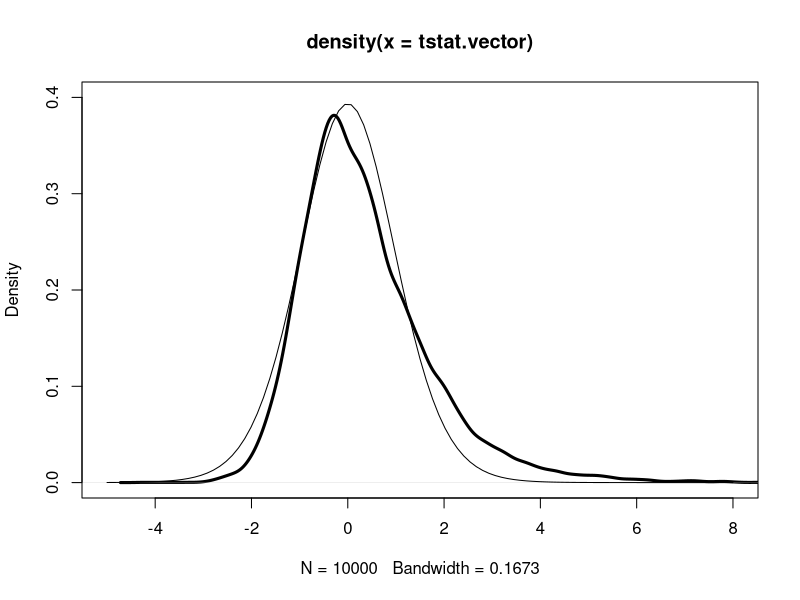

Reproduce this figure in R.
#insert required packages reference here

x=rnorm(10,mean=50,sd=10)
y=rnorm(10,mean=50,sd=10)
m=length(x)
n=length(y)
sp=sqrt(((m-1)*sd(x)^2+(n-1)*sd(y)^2)/(m+n-2))
t.stat=(mean(x)-mean(y))/(sp*sqrt(1/m+1/n))

tstatistic=function(x,y)
{
m=length(x)
n=length(y)
sp=sqrt(((m-1)*sd(x)^2+(n-1)*sd(y)^2)/(m+n-2))
t.stat=(mean(x)-mean(y))/(sp*sqrt(1/m+1/n))
return(t.stat)
}

data.x=c(1,4,3,6,5)
data.y=c(5,4,7,6,10)
tstatistic(data.x, data.y)


# simulation algorithm for normal populations

alpha=.1; m=10; n=10 # sets alpha, m, n
N=10000 # sets the number of simulations
n.reject=0 # counter of num. of rejections
for (i in 1:N)
{
x=rnorm(m,mean=0,sd=1) # simulates xs from population 1
y=rnorm(n,mean=0,sd=1) # simulates ys from population 2
t.stat=tstatistic(x,y) # computes the t statistic
if (abs(t.stat)>qt(1-alpha/2,n+m-2))
   n.reject=n.reject+1 # reject if |t| exceeds critical pt
}
true.sig.level=n.reject/N # est. is proportion of rejections

# simulation algorithm for normal and exponential populations
# storing the values of the t statistic in vector tstat

m=10; n=10 
my.tsimulation=function()
  tstatistic(rnorm(m,mean=10,sd=2), rexp(n,rate=1/10))
tstat.vector=replicate(10000, my.tsimulation())

plot(density(tstat.vector),xlim=c(-5,8),ylim=c(0,.4),lwd=3)
curve(dt(x,df=18),add=TRUE)
